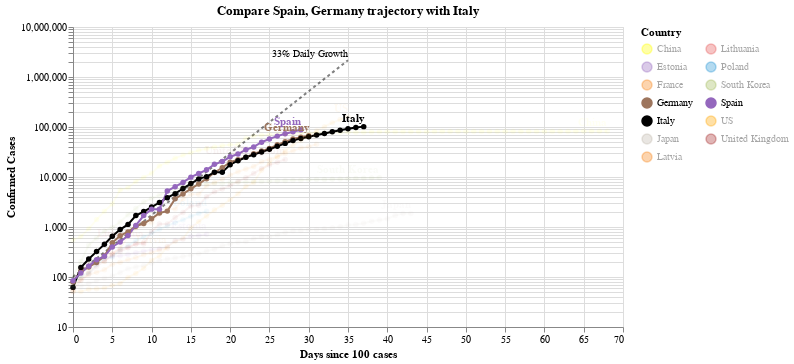

Notebook cell for this chart:
### Code cell
#hide_input
chart2 = make_since_chart(['Spain', 'Germany'])
chart2

### Figure 1 — Vega-Lite specification as saved in the notebook (floating-point values rounded to 4 significant figures; data arrays with more than 128 entries replaced by an {"elided": "..."} marker saying what was removed)
{"config": {"view": {"continuousWidth": 400, "continuousHeight": 300}}, "layer": [{"mark": {"type": "line", "color": "black", "opacity": 0.5, "strokeDash": [3, 3]}, "encoding": {"x": {"type": "quantitative", "field": "Days since 100 cases"}, "y": {"type": "quantitative", "field": "Confirmed Cases"}}}, {"mark": {"type": "text", "align": "right", "dy": -6, "fontSize": 10, "text": "33% Daily Growth"}, "encoding": {"x": {"type": "quantitative", "field": "Days since 100 cases"}, "y": {"type": "quantitative", "field": "Confirmed Cases"}}, "transform": [{"filter": "(datum['Days since 100 cases'] >= 35)"}]}, {"data": {"name": "data-ee4961c429aab95c4b5dab2e59a34bbf"}, "mark": {"type": "line", "point": true}, "encoding": {"color": {"type": "nominal", "field": "Country", "legend": {"columns": 2}, "scale": {"domain": ["China", "Estonia", "France", "Germany", "Italy", "Japan", "Latvia", "Lithuania", "Poland", "South Korea", "Spain", "US", "United Kingdom"], "range": ["yellow", "#9467bd", "#F58518", "#9D755D", "black", "#C1B7AD", "#F58518", "#E45756", "#2495D3", "#A1BA59", "#9467bd", "orange", "brown"]}}, "opacity": {"condition": {"value": 1, "selection": "selector003"}, "value": 0.05}, "tooltip": [{"type": "nominal", "field": "Country"}, {"type": "temporal", "field": "Date"}, {"type": "quantitative", "field": "Confirmed Cases"}, {"type": "quantitative", "field": "Days since 100 cases"}], "x": {"type": "quantitative", "field": "Days since 100 cases"}, "y": {"type": "quantitative", "field": "Confirmed Cases", "scale": {"type": "log"}}}, "selection": {"selector003": {"type": "multi", "fields": ["Country"], "bind": "legend", "init": [{"Country": "Spain"}, {"Country": "Germany"}, {"Country": "Italy"}]}}, "width": 550}, {"data": {"name": "data-ee4961c429aab95c4b5dab2e59a34bbf"}, "mark": {"type": "text", "align": "right", "dy": -8, "fontWeight": "bold"}, "encoding": {"color": {"type": "nominal", "field": "Country", "legend": {"columns": 2}, "scale": {"domain": ["China", "Estonia", "France", "Germany", "Italy", "Japan", "Latvia", "Lithuania", "Poland", "South Korea", "Spain", "US", "United Kingdom"], "range": ["yellow", "#9467bd", "#F58518", "#9D755D", "black", "#C1B7AD", "#F58518", "#E45756", "#2495D3", "#A1BA59", "#9467bd", "orange", "brown"]}}, "opacity": {"condition": {"value": 1, "selection": "selector003"}, "value": 0.05}, "text": {"type": "nominal", "field": "Country"}, "tooltip": [{"type": "nominal", "field": "Country"}, {"type": "temporal", "field": "Date"}, {"type": "quantitative", "field": "Confirmed Cases"}, {"type": "quantitative", "field": "Days since 100 cases"}], "x": {"type": "quantitative", "field": "Days since 100 cases"}, "y": {"type": "quantitative", "field": "Confirmed Cases", "scale": {"type": "log"}}}, "transform": [{"filter": "(datum['Date'] >= 1585526400000)"}], "width": 550}], "data": {"name": "data-c1a3bbf4dd040f2e7e8e7a69520e3c2a"}, "title": "Compare Spain, Germany trajectory with Italy", "$schema": "https://vega.github.io/schema/vega-lite/v4.0.2.json", "datasets": {"data-c1a3bbf4dd040f2e7e8e7a69520e3c2a": [{"Days since 100 cases": 0, "Confirmed Cases": 100.0}, {"Days since 100 cases": 1, "Confirmed Cases": 133.0}, {"Days since 100 cases": 2, "Confirmed Cases": 176.9}, {"Days since 100 cases": 3, "Confirmed Cases": 235.3}, {"Days since 100 cases": 4, "Confirmed Cases": 312.9}, {"Days since 100 cases": 5, "Confirmed Cases": 416.2}, {"Days since 100 cases": 6, "Confirmed Cases": 553.5}, {"Days since 100 cases": 7, "Confirmed Cases": 736.1}, {"Days since 100 cases": 8, "Confirmed Cases": 979.1}, {"Days since 100 cases": 9, "Confirmed Cases": 1302.0}, {"Days since 100 cases": 10, "Confirmed Cases": 1732.0}, {"Days since 100 cases": 11, "Confirmed Cases": 2303.0}, {"Days since 100 cases": 12, "Confirmed Cases": 3064.0}, {"Days since 100 cases": 13, "Confirmed Cases": 4074.0}, {"Days since 100 cases": 14, "Confirmed Cases": 5419.0}, {"Days since 100 cases": 15, "Confirmed Cases": 7207.0}, {"Days since 100 cases": 16, "Confirmed Cases": 9586.0}, {"Days since 100 cases": 17, "Confirmed Cases": 12750.0}, {"Days since 100 cases": 18, "Confirmed Cases": 16960.0}, {"Days since 100 cases": 19, "Confirmed Cases": 22550.0}, {"Days since 100 cases": 20, "Confirmed Cases": 29990.0}, {"Days since 100 cases": 21, "Confirmed Cases": 39890.0}, {"Days since 100 cases": 22, "Confirmed Cases": 53060.0}, {"Days since 100 cases": 23, "Confirmed Cases": 70560.0}, {"Days since 100 cases": 24, "Confirmed Cases": 93850.0}, {"Days since 100 cases": 25, "Confirmed Cases": 124800.0}, {"Days since 100 cases": 26, "Confirmed Cases": 166000.0}, {"Days since 100 cases": 27, "Confirmed Cases": 220800.0}, {"Days since 100 cases": 28, "Confirmed Cases": 293700.0}, {"Days since 100 cases": 29, "Confirmed Cases": 390600.0}, {"Days since 100 cases": 30, "Confirmed Cases": 519500.0}, {"Days since 100 cases": 31, "Confirmed Cases": 690900.0}, {"Days since 100 cases": 32, "Confirmed Cases": 918900.0}, {"Days since 100 cases": 33, "Confirmed Cases": 1222000.0}, {"Days since 100 cases": 34, "Confirmed Cases": 1625000.0}, {"Days since 100 cases": 35, "Confirmed Cases": 2162000.0}], "data-ee4961c429aab95c4b5dab2e59a34bbf": {"elided": "407 records"}}}
